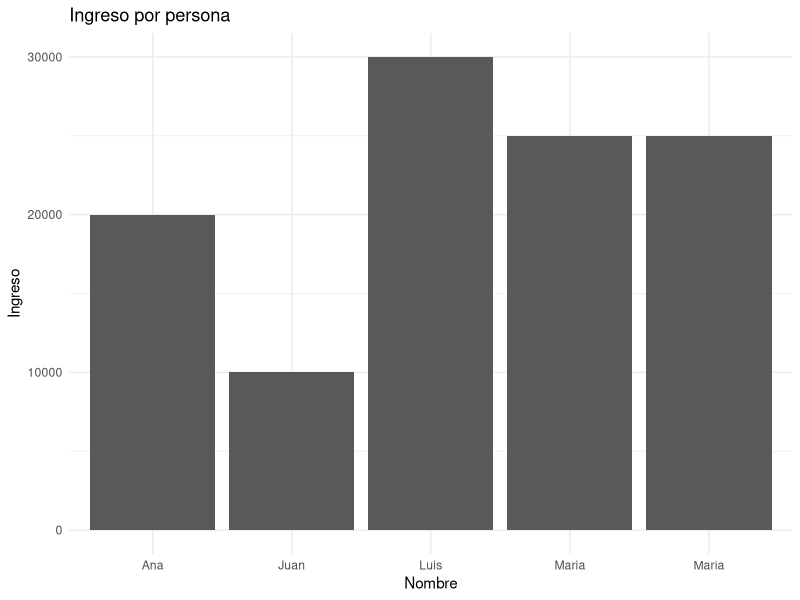
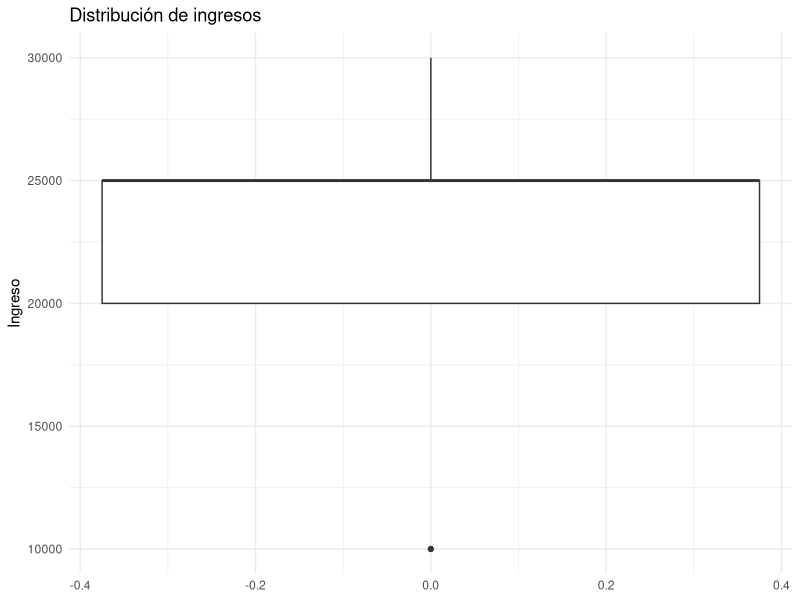

Write R code to recreate these figures, in order.
install.packages("ggplot2")
# LIBRERÍAS

library(readxl)
library(dplyr)
library(stringr)
library(ggplot2)

# RUTA DE ARCHIVO
setwd("C:/Users/metin/OneDrive/Documentos/Codigo")



# CARGA DE DATOS

data <- read_excel( "datos_sucios.xlsx")

cat("=== DATOS ORIGINALES ===\n")
print(data)


#EXPLORACIÓN INICIAL

cat("\n=== ESTRUCTURA ===\n")
str(data)

cat("\n=== VALORES NULOS POR COLUMNA ===\n")
print(colSums(is.na(data)))

cat("\n=== VALORES ÚNICOS EN NOMBRE ===\n")
print(unique(data$nombre))


# LIMPIEZA DE DATOS

data_limpia <- data %>%
  
  # Limpiar texto
  mutate(
    nombre = str_trim(nombre),           
    nombre = str_to_title(nombre)        
  ) %>%
  
  # Convertir tipos
  mutate(
    edad = as.numeric(edad),
    ingreso = as.numeric(ingreso)
  ) %>%
  
  # Eliminar registros incompletos
  filter(
    !is.na(nombre),
    !is.na(edad),
    !is.na(ingreso)
  ) %>%
  
  
  # Eliminar duplicados
  distinct()

cat("\n=== DATOS LIMPIOS ===\n")
print(data_limpia)


# ANÁLISIS
resumen <- data_limpia %>%
  summarise(
    promedio_ingreso = mean(ingreso),
    max_ingreso = max(ingreso),
    min_ingreso = min(ingreso)
  )

cat("\n=== RESUMEN ===\n")
print(resumen)

#VISUALIZACIONES


# Gráfica de barras
grafica_barras <- ggplot(data_limpia, aes(x = nombre, y = ingreso)) +
  geom_bar(stat = "identity") +
  labs(
    title = "Ingreso por persona",
    x = "Nombre",
    y = "Ingreso") +
  theme_minimal()

print(grafica_barras)

# Boxplot
grafica_boxplot <- ggplot(data_limpia, aes(y = ingreso)) +
  geom_boxplot() +
  labs(
    title = "Distribución de ingresos",
    y = "Ingreso") +
  theme_minimal()

print(grafica_boxplot)


# 8. EXPORTAR RESULTADO LIMPIO (OPCIONAL)

write.csv(data_limpia, "datos_limpios.csv", row.names = FALSE)

cat("\nArchivo limpio exportado como 'datos_limpios.csv'\n")
